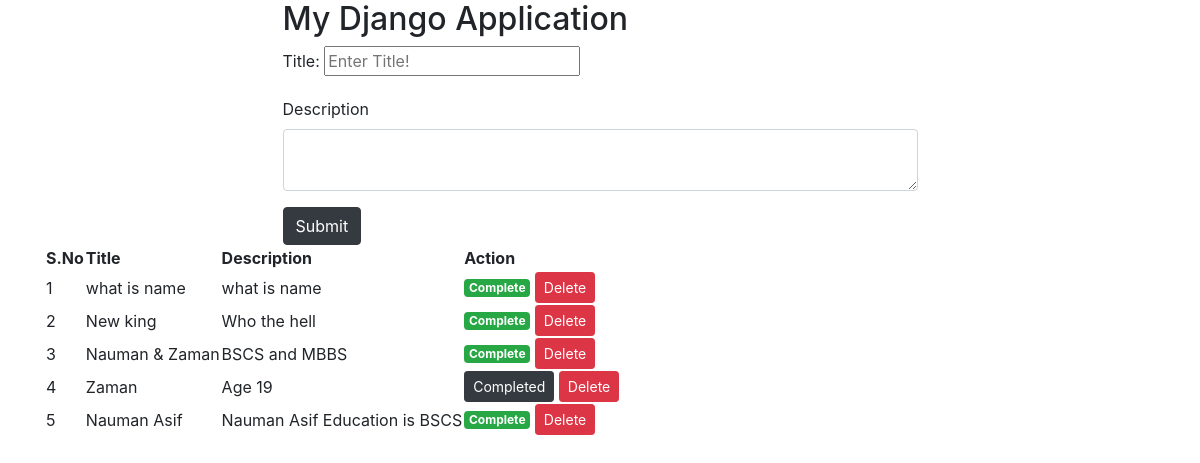
The page / on the database its author committed.
### todo/models.py (models this page shows)
class Todo(models.Model):
    title = models.CharField(max_length=100)
    description = models.TextField()
    completed = models.BooleanField(default=False)

### todo/views.py (the view)
# urls.py: 2. Add a URL to urlpatterns:  path('', views.home, name='home')
def home(request):
    todos= Todo.objects.order_by('-id')
    return render(request, 'todo/index.html', {'todos': todos})

### templates/todo/index.html (shortened to what this page needs)
<!DOCTYPE html>
<html lang="en">
<head>
  <link rel="stylesheet" href="https://cdn.jsdelivr.net/npm/bootstrap@4.6.2/dist/css/bootstrap.min.css">
</head>
<body>
<div class="container">
  <div class="row justify-content-center">
    <div class="col-sm-7">
        <h2>My Django Application</h2>
  <form action="{% url 'create' %}" method="POST">
    <div class="form-group">
      <label for="title">Title:</label>
      <input type="text" class="title" id="title" placeholder="Enter Title! " name="title">
    </div>
    <div class="form-group">
      <label for="description">Description</label>
      <textarea  class="form-control"  name="description"></textarea>
    </div>
    <button type="submit" class="btn btn-dark">Submit</button>
  </form>
    </div>
  </div>
  <table>
    <tr>
      <th>S.No</th>
      <th>Title</th>
      <th>Description</th>
      <th>Action</th>
    </tr>
    {% for todo in todos %}
    <tr>
      <td>{{ forloop.counter}}</td>
      <td>{{ todo.title}}</td>
      <td>{{ todo.description}}</td>
      <td>
        {% if todo.completed  %}
        <span class="badge badge-success">Complete</span>
        {% else %}
        <a class="btn btn-sm btn-dark" href="{% url 'complete'  todo.id %}">Completed</a>
        {% endif %}
        <a class="btn btn-sm btn-danger" href="{% url 'delete'  todo.id %}">Delete</a>
      </td>
  </tr>
  {% endfor %}
  </table>
</div>
</body>
</html>

### rows shown on the page
Todo: title "what is name", description "what is name", completed "Complete"
Todo: title "New king", description "Who the hell", completed "Complete"
Todo: title "Nauman & Zaman", description "BSCS and MBBS", completed "Complete"
Todo: title "Zaman", description "Age 19", completed "Completed"
Todo: title "Nauman Asif", description "Nauman Asif Education is BSCS", completed "Complete"
